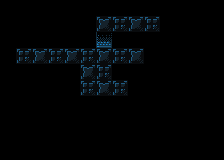

Tiled map render using the project's own tile images. Description and the whole map definition, tile-layer contents included, below:
An orthogonal 14x10 tile map with 16x16 px tiles, 1 tile layer (background) and 46 objects (39x tile, actor, switch, finish_tile, triggerable, ...).

<map version="1.4" tiledversion="1.4.3" orientation="orthogonal" renderorder="right-down" width="14" height="10" tilewidth="16" tileheight="16" infinite="0" nextlayerid="6" nextobjectid="148">
 <properties>
  <property name="display_name" value="kinda busy" />
  <property name="has_video_tape" type="bool" value="true" />
  <property name="next_level" value="./data/levels/tmx/L15-BombBasicS.tmx" />
  <property name="player_bomb_count" value="0" />
 </properties>
 <tileset firstgid="1" name="newtiledsheet" tilewidth="16" tileheight="16" tilecount="180" columns="9">
  <image source="../../newtiledsheet.png" width="144" height="320" />
  <tile id="0">
   <properties>
    <property name="destructable" value="" />
    <property name="solid" value="1" />
   </properties>
  </tile>
  <tile id="1">
   <properties>
    <property name="destructable" value="" />
    <property name="solid" value="1" />
   </properties>
  </tile>
  <tile id="2">
   <properties>
    <property name="destructable" value="" />
    <property name="solid" value="1" />
   </properties>
  </tile>
  <tile id="3">
   <properties>
    <property name="destructable" value="" />
    <property name="solid" value="1" />
   </properties>
  </tile>
  <tile id="4">
   <properties>
    <property name="destructable" value="" />
    <property name="solid" value="" />
   </properties>
  </tile>
  <tile id="9">
   <properties>
    <property name="destructable" value="" />
    <property name="solid" value="1" />
   </properties>
  </tile>
  <tile id="10">
   <properties>
    <property name="destructable" value="" />
    <property name="solid" value="1" />
   </properties>
  </tile>
  <tile id="11">
   <properties>
    <property name="destructable" value="" />
    <property name="solid" value="1" />
   </properties>
  </tile>
  <tile id="12">
   <properties>
    <property name="destructable" value="" />
    <property name="solid" value="1" />
   </properties>
  </tile>
  <tile id="13">
   <properties>
    <property name="destructable" value="" />
    <property name="solid" value="" />
   </properties>
  </tile>
  <tile id="18">
   <properties>
    <property name="destructable" value="" />
    <property name="solid" value="" />
   </properties>
  </tile>
  <tile id="19">
   <properties>
    <property name="destructable" value="" />
    <property name="solid" value="" />
   </properties>
  </tile>
  <tile id="27">
   <properties>
    <property name="destructable" value="" />
    <property name="solid" value="1" />
   </properties>
  </tile>
  <tile id="28">
   <properties>
    <property name="destructable" value="" />
    <property name="solid" value="1" />
   </properties>
  </tile>
  <tile id="29">
   <properties>
    <property name="destructable" value="1" />
    <property name="solid" value="1" />
   </properties>
  </tile>
  <tile id="30">
   <properties>
    <property name="destructable" value="" />
    <property name="solid" value="1" />
   </properties>
  </tile>
  <tile id="31">
   <properties>
    <property name="destructable" value="" />
    <property name="solid" value="" />
   </properties>
  </tile>
  <tile id="32">
   <properties>
    <property name="destructable" value="" />
    <property name="solid" value="" />
   </properties>
  </tile>
  <tile id="54">
   <properties>
    <property name="destructable" value="" />
    <property name="solid" value="True" />
   </properties>
  </tile>
  <tile id="58">
   <properties>
    <property name="destructable" value="" />
    <property name="solid" value="" />
   </properties>
  </tile>
 </tileset>
 <layer id="1" name="background" width="14" height="10">
  <data encoding="csv">
27,27,27,27,27,27,27,27,27,27,22,22,22,22,
27,27,27,27,27,27,20,19,20,19,22,22,22,22,
27,27,27,27,27,27,1,27,22,22,22,22,22,22,
27,19,20,19,20,19,20,19,20,22,22,22,22,22,
27,27,27,27,27,20,19,27,27,22,22,22,22,22,
27,27,27,27,27,19,20,19,22,22,22,22,22,22,
27,27,27,27,27,27,27,27,22,22,22,22,22,22,
22,27,27,22,27,27,27,27,27,22,22,22,22,22,
22,22,22,22,22,22,22,22,22,22,22,22,22,22,
22,22,22,22,22,22,22,22,22,22,22,22,22,22
</data>
 </layer>
 <objectgroup id="4" name="objects">
  <object id="88" type="actor" gid="46" x="16" y="64" width="16" height="16" />
  <object id="89" type="switch" gid="34" x="128" y="64" width="16" height="16" />
  <object id="92" type="tile" gid="1" x="16" y="48" width="16" height="16" />
  <object id="93" type="tile" gid="1" x="48" y="48" width="16" height="16" />
  <object id="94" type="tile" gid="1" x="32" y="48" width="16" height="16" />
  <object id="95" type="tile" gid="1" x="64" y="48" width="16" height="16" />
  <object id="96" type="tile" gid="1" x="80" y="48" width="16" height="16" />
  <object id="104" type="tile" gid="2" x="144" y="64" width="16" height="16" />
  <object id="105" type="tile" gid="2" x="112" y="80" width="16" height="16" />
  <object id="107" type="tile" gid="2" x="128" y="48" width="16" height="16" />
  <object id="108" type="tile" gid="11" x="0" y="64" width="16" height="16" />
  <object id="109" type="tile" gid="11" x="64" y="80" width="16" height="16" />
  <object id="110" type="tile" gid="11" x="64" y="96" width="16" height="16" />
  <object id="111" type="tile" gid="10" x="80" y="112" width="16" height="16" />
  <object id="112" type="tile" gid="10" x="96" y="112" width="16" height="16" />
  <object id="113" type="tile" gid="10" x="16" y="80" width="16" height="16" />
  <object id="114" type="tile" gid="10" x="32" y="80" width="16" height="16" />
  <object id="115" type="tile" gid="10" x="48" y="80" width="16" height="16" />
  <object id="116" type="tile" gid="10" x="128" y="80" width="16" height="16" />
  <object id="117" type="tile" gid="10" x="144" y="48" width="16" height="16" />
  <object id="118" type="tile" gid="28" x="112" y="80" width="16" height="16" />
  <object id="119" type="tile" gid="28" x="64" y="80" width="16" height="16" />
  <object id="120" type="tile" gid="29" x="112" y="80" width="16" height="16" />
  <object id="121" type="tile" gid="10" x="128" y="48" width="16" height="16" />
  <object id="122" type="tile" gid="28" x="144" y="48" width="16" height="16" />
  <object id="123" type="tile" gid="29" x="128" y="48" width="16" height="16" />
  <object id="124" type="tile" gid="30" x="144" y="64" width="16" height="16" />
  <object id="125" type="finish_tile" gid="32" x="128" y="96" width="16" height="16" />
  <object id="126" type="triggerable" gid="17" x="112" y="96" width="16" height="16" />
  <object id="127" type="tile" gid="10" x="112" y="112" width="16" height="16" />
  <object id="128" type="tile" gid="10" x="128" y="112" width="16" height="16" />
  <object id="129" type="bomb" gid="37" x="48" y="64" width="16" height="16">
   <properties>
    <property name="lifespan" type="int" value="5" />
   </properties>
  </object>
  <object id="130" type="tile" gid="1" x="128" y="48" width="16" height="16" />
  <object id="131" type="tile" gid="1" x="144" y="48" width="16" height="16" />
  <object id="132" type="tile" gid="2" x="144" y="64" width="16" height="16" />
  <object id="133" type="tile" gid="2" x="144" y="80" width="16" height="16" />
  <object id="134" type="tile" gid="10" x="112" y="80" width="16" height="16" />
  <object id="135" type="tile" gid="1" x="112" y="48" width="16" height="16" />
  <object id="137" type="destructible" gid="21" x="96" y="32" width="16" height="16" />
  <object id="139" type="video_tape" gid="66" x="144" y="32" width="16" height="16" />
  <object id="141" type="tile" gid="27" x="80" y="32" width="16" height="16" />
  <object id="142" type="tile" gid="27" x="96" y="16" width="16" height="16" />
  <object id="143" type="tile" gid="27" x="112" y="16" width="16" height="16" />
  <object id="144" type="tile" gid="27" x="128" y="16" width="16" height="16" />
  <object id="146" type="tile" gid="27" x="160" y="32" width="16" height="16" />
  <object id="147" type="tile" gid="27" x="144" y="16" width="16" height="16" />
 </objectgroup>
</map>
